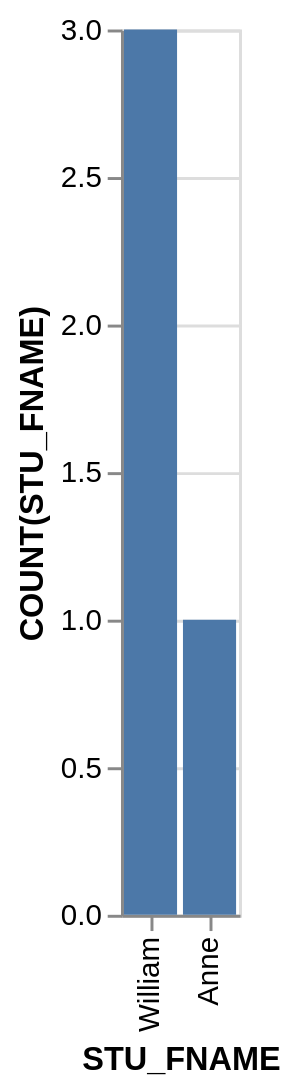

Source (Vega-Lite JSON):
### Vega-Lite specification from a JSON file in a GitHub repository (floating-point values rounded to 4 significant figures)
{"data": {"values": [{"x_data": "Anne", "y_data": 1}, {"x_data": "William", "y_data": 3}]}, "mark": "bar", "encoding": {"x": {"field": "x_data", "type": "nominal", "title": "STU_FNAME", "sort": {"op": "sum", "field": "y_data", "order": "descending"}}, "y": {"field": "y_data", "type": "quantitative", "title": "COUNT(STU_FNAME)"}}}
